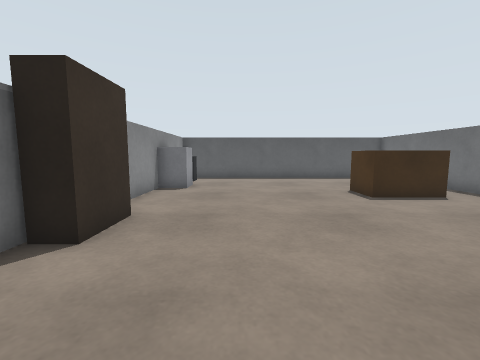
view 1 (above)

12 first-person views from a walk through a robot-simulator world made for Gazebo. The camera is 0.69 m above the floor, tilts 6° down and sees 90° across. Floor lines are 1 m apart. The floor is counted in squares, 0.5 m on a side. Each view is taken from the middle of a square. On the plan, view 1 faces up. The plan holds only what a view shows up to about 12 squares ahead; the rest is blank.

view 2
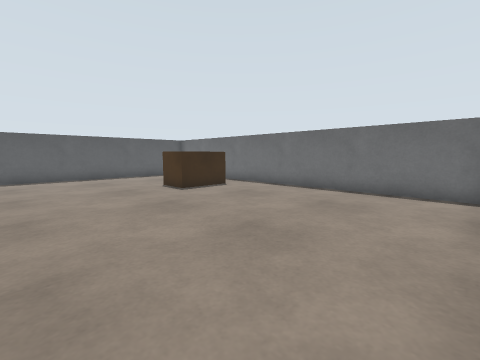

view 3
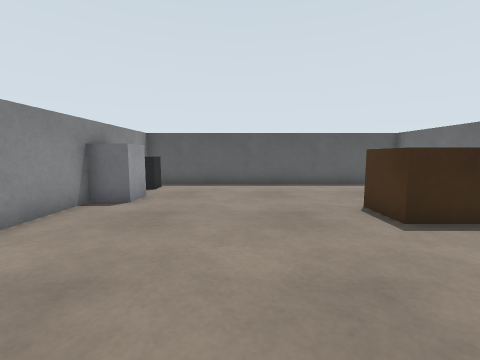

view 4
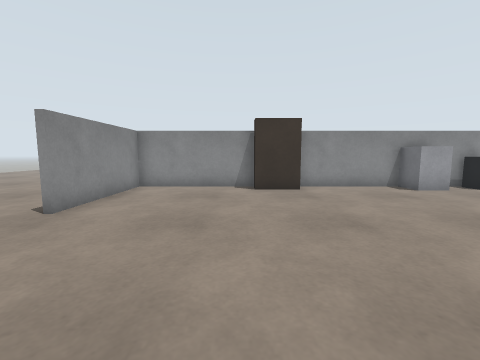

view 5
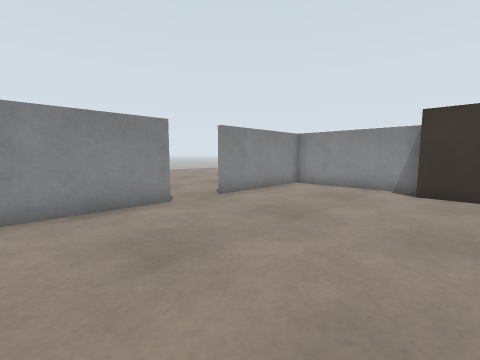

view 6
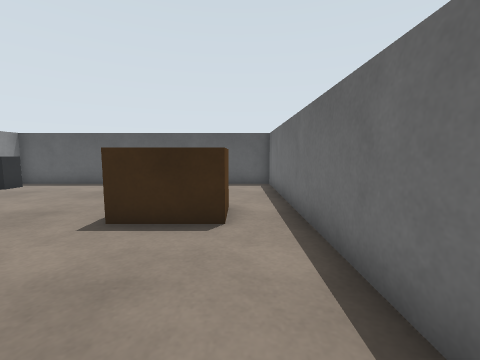

view 7
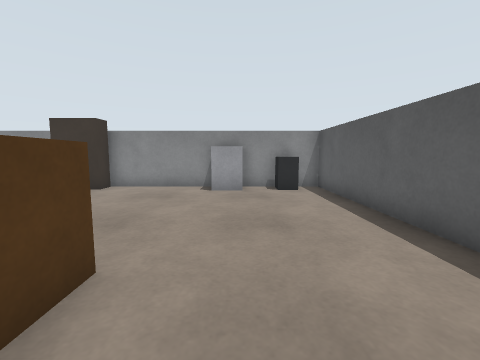

view 8
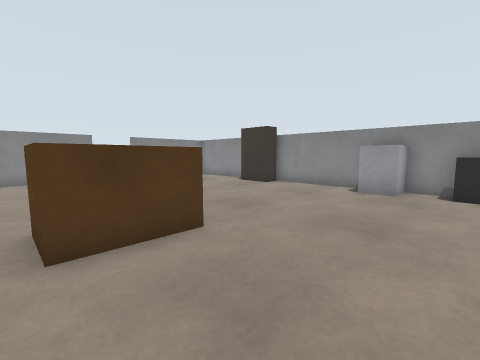

view 9
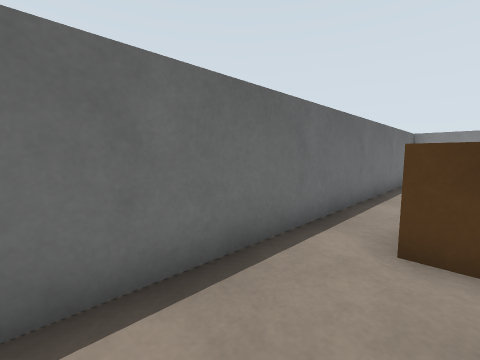

view 10
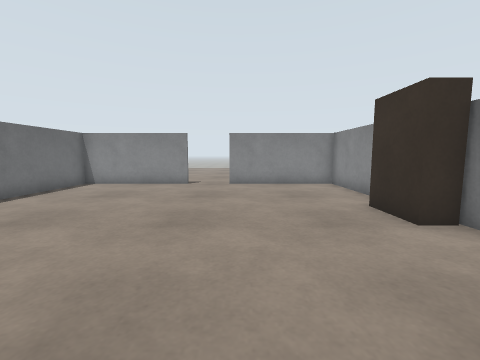

view 11
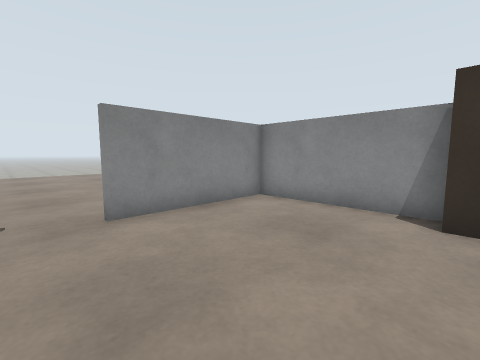

view 12
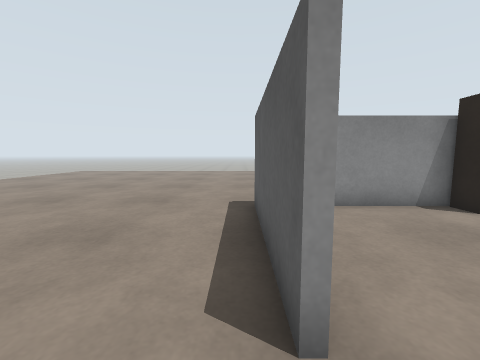

### Floor plan
Points are (right, up) in squares from view 1. A wall is a line through its corners. A room is listed if a view was taken in it or the views show most of it. See-through windows are left out.
Room 1 (views 1, 2, 3, 4, 5, 6, 7, 8, 9, 10, 11)
walls: (-3.4, 3.6) (-3.4, -1.4) (1.5, -1.4); (3.4, -1.4) (8.4, -1.4) (8.4, 14.4) (-3.4, 14.4) (-3.4, 5.2)
ways out: opening at (2.5, -2) to room 2
objects: brown box (-3, 4) to (-3, 5); grey box (-3, 10) to (-2, 11); dark grey box (-3, 13); brown box (5, 8) to (6, 9)
Room 2 (view 12)
walls: (1.5, -1.6) (-3.5, -1.6)
ways out: opening at (2.5, -2) to room 1

Where each view was taken, in squares from view 1:
view 1: 0 up, 0 right, facing up
view 2: 1 down, 1 left, facing up-right
view 3: 3 up, 1 right, facing up
view 4: 3 up, 7 right, facing left
view 5: 5 up, 7 right, facing down-left
view 6: 3 up, 7 right, facing up
view 7: 11 up, 7 right, facing left
view 8: 13 up, 7 right, facing down-left
view 9: 13 up, 6 right, facing down-right
view 10: 10 up, 1 right, facing down
view 11: 4 up, 3 right, facing down-left
view 12: 2 down, 3 right, facing left
